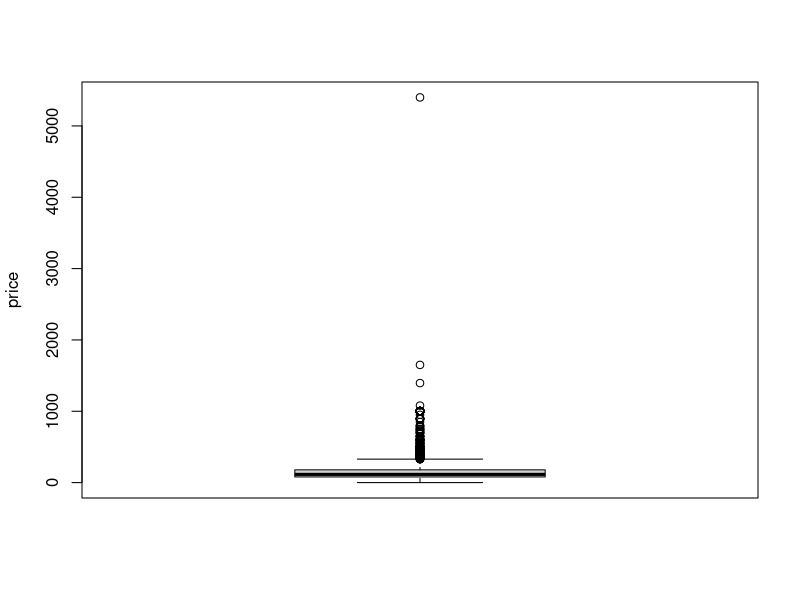

Generate this figure with R: (Note: this script raises an error after producing the figure.)
## ---- chunk 1
review <- read.csv("review.csv")
price <- read.csv("price.csv")
## ---- chunk 2
colnames(review)
## ---- chunk 3
colnames(price)
df <- merge(price,review,by="id")
## ---- chunk 4
# this is a n>p question.
dim(price)
dim(review)
dim(df)
## ---- chunk 5
boxplot(price$price, ylab="price")
## ---- chunk 6
price <- read.csv("price.csv")
price <- price[price$price!=0,]
price <- price[price$price!=max(price$price),]
price <- price[price$id != 935671,]
#remove four rows

price <- mutate(price, 
            #host_is_superhost = ifelse(`host_is_superhost` == "f", 0, 1),
            #host_identity_verified = ifelse(`host_identity_verified` == "f",0, 1),
            In_Downtown = ifelse(`neighbourhood_group_cleansed` =="Downtown", 1, 0),
            In_Delridge = ifelse(`neighbourhood_group_cleansed`=="Delridge", 1, 0),
            In_Lake_City = ifelse(`neighbourhood_group_cleansed`=="Lake City", 1,0))



num_amenities <- numeric(0)
for (i in 1:range(nrow(price))){
   num_amenities[i]<-length(strsplit(as.character(price$amenities[i]), ",")[[1]])
}
price$num_amenities <- num_amenities


## ---- chunk 7
ggplot(data = price, aes(x = factor(property_type), y = price)) + geom_boxplot() + labs(x = "property_type", y="price") + ylim(0, 600)+
  theme(axis.text.x = element_text(angle = 45, hjust = 1))
prop_type <- c("Apartment", "Condominium", "Guesthouse", "House", "Townhouse", "Serviced apartment", "Guest suite")
levels(price$property_type)[!(levels(price$property_type) %in% prop_type)] <- rep("Other", times=20)
ggplot(data = price, aes(x = factor(property_type), y = price)) + geom_boxplot() + labs(x = "property_type", y="price") + ylim(0, 600)+
  theme(axis.text.x = element_text(angle = 45, hjust = 1))
## ---- chunk 8
library(gridExtra)

 ggplot(data = price, aes(x = factor(room_type), y = price)) + geom_boxplot() + labs(x = "room_type", y="price") + ylim(0, 500)+
  theme(axis.text.x = element_text(angle = 45, hjust = 1))
ggplot(data = price, aes(x = factor(bed_type), y = price)) + geom_boxplot() + labs(x = "bed_type", y="price") + ylim(0, 500)+
  theme(axis.text.x = element_text(angle = 45, hjust = 1))
ggplot(data = price, aes(x = factor(instant_bookable), y = price)) + geom_boxplot() + labs(x = "instant_bookable", y="price") + ylim(0, 500)+
  theme(axis.text.x = element_text(angle = 45, hjust = 1))
ggplot(data = price, aes(x = factor(cancellation_policy), y = price)) + geom_boxplot() + labs(x = "cancellation_policy", y="price") +
  theme(axis.text.x = element_text(angle = 45, hjust = 1))


## ---- chunk 9
library(geosphere)
add_pop <- function(yourData){
  Museum_of_Pop_Culture <- c(-122.3481, 47.6215) #long, lati
  Pike_Place_Market <- c(-122.3422, 47.6097)
  Olympic_Sculpture_Park <- c(-122.3553, 47.6166)
  Seattle_Great_Wheel <- c(-122.3425, 47.6062)
  Seattle_Art_Museum <- c(-122.3381, 47.6073)
  Kerry_Park <-c(-122.3599, 47.6295)
  meter_to_mile = 0.000621371
  total_nearby_landmarks <- (ifelse(distm(Museum_of_Pop_Culture, yourData, fun = distHaversine)*meter_to_mile <1, 1, 0) + ifelse(distm(Pike_Place_Market, yourData, fun = distHaversine)*meter_to_mile <1, 1, 0)
  + ifelse(distm(Olympic_Sculpture_Park, yourData, fun = distHaversine)*meter_to_mile <1, 1, 0)
  + ifelse(distm(Seattle_Great_Wheel, yourData, fun = distHaversine)*meter_to_mile <1, 1, 0)
  + ifelse(distm(Seattle_Art_Museum, yourData, fun = distHaversine)*meter_to_mile <1, 1, 0)
  + ifelse(distm(Kerry_Park, yourData, fun = distHaversine)*meter_to_mile <1, 1, 0))
  return(total_nearby_landmarks)
}
## ---- chunk 10
yourData <-cbind(review$longitude, review$latitude)
total_nearby_landmarks_review <- add_pop(yourData)
review$total_nearby_landmarks <- total_nearby_landmarks_review[1,]
yourData_price <-cbind(price$longitude, price$latitude)
total_nearby_landmarks_price<- add_pop(yourData_price)
price$total_nearby_landmarks <- total_nearby_landmarks_price[1,]

## ---- chunk 11

new_price <- price[,-c(9,12,13,19)]
write.csv(new_price, "new_price.csv")
## ---- chunk 12
ggplot(data = new_price, aes(x = factor(total_nearby_landmarks), y = price)) + geom_boxplot() + labs(x = "total_nearby_landmarks", y="price") + ylim(0, 500)+
  theme(axis.text.x = element_text(angle = 45, hjust = 1))
